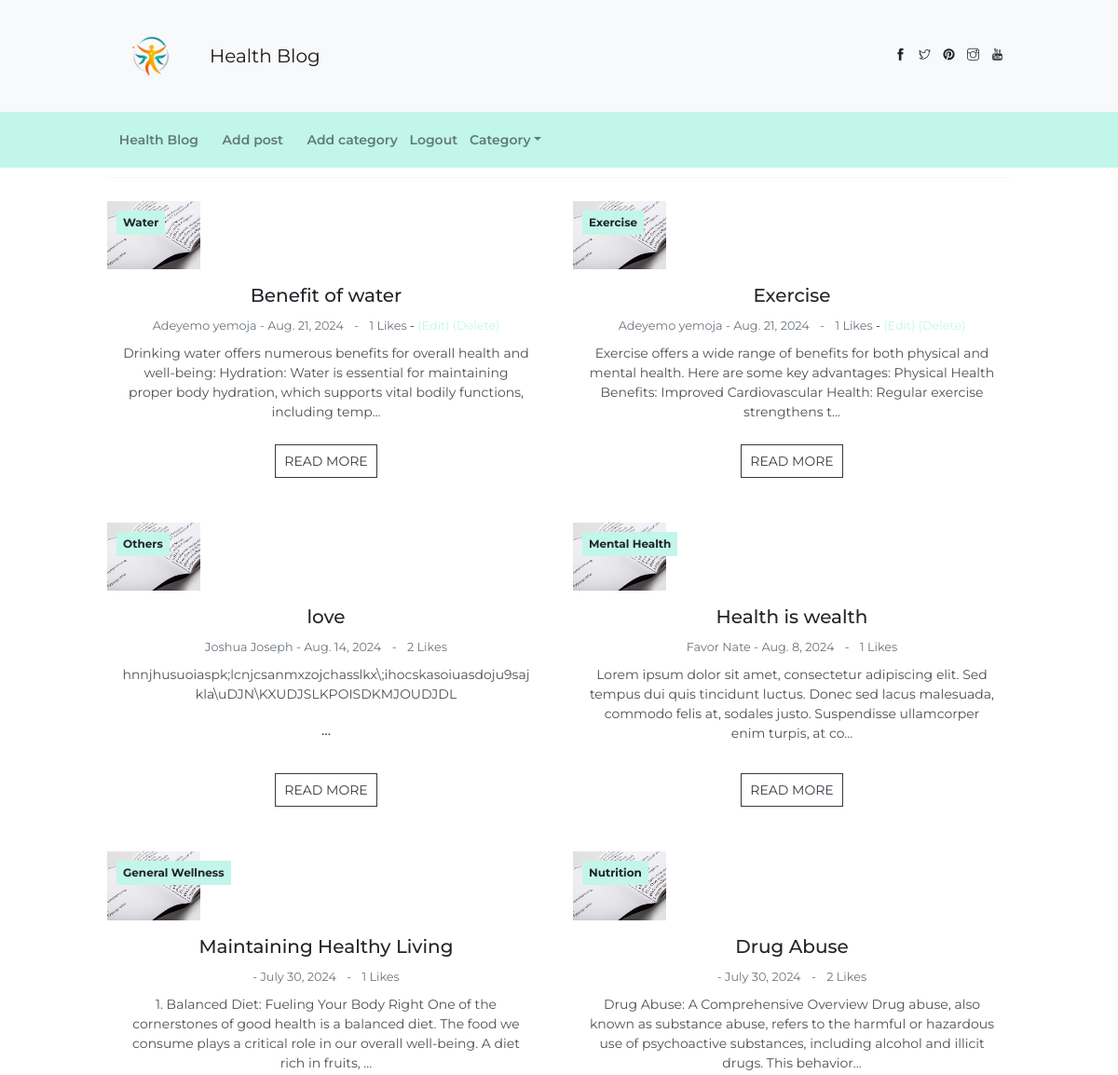
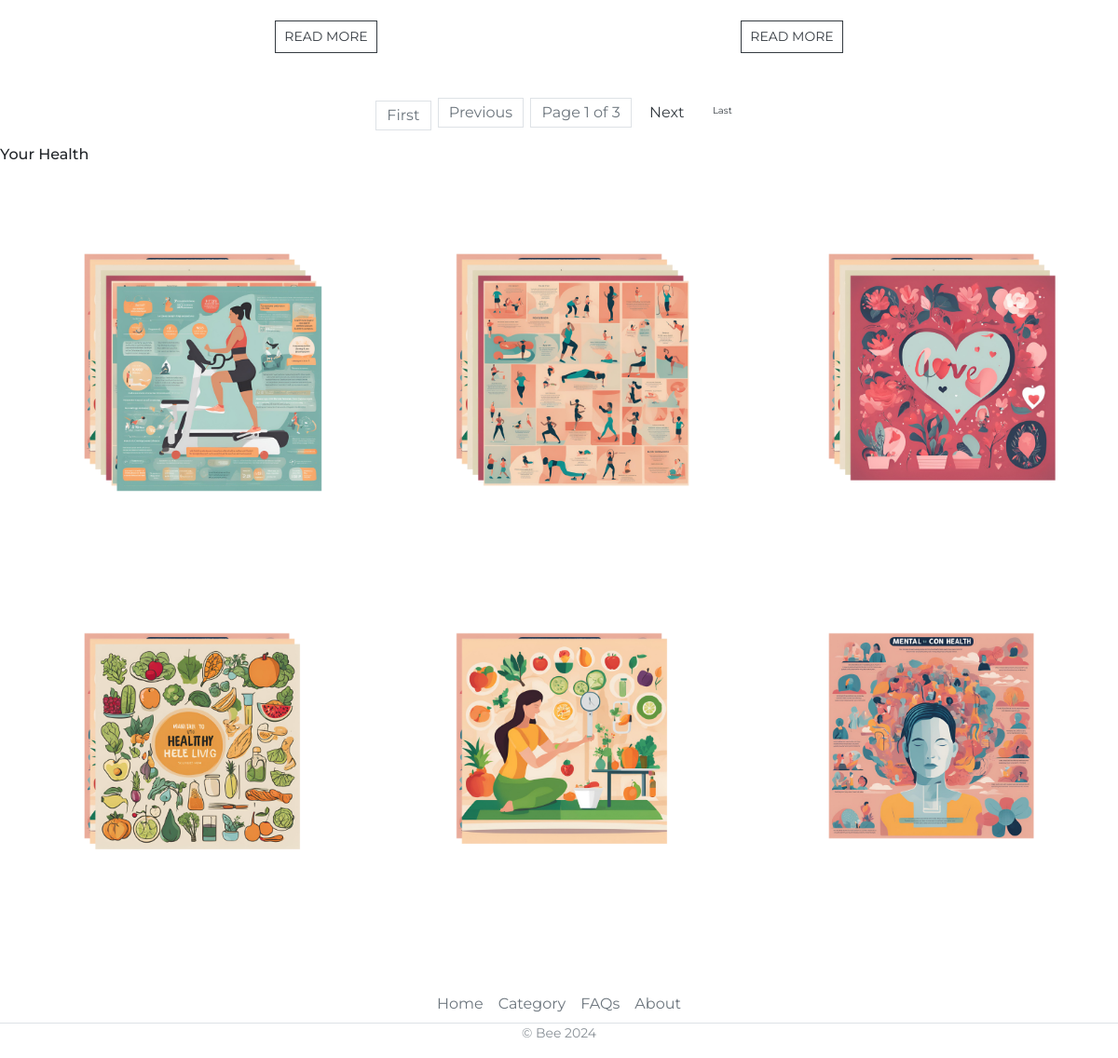
/ (signed in), run on the app's committed database (2 pictures, top to bottom).
### blog/models.py (models this page shows, shortened)
class Post(models.Model):
    title = models.CharField(max_length=100)
    title_tag = models.CharField(max_length=100)
    author = models.ForeignKey(User, on_delete=models.CASCADE)
    body = models.TextField()
    date_created = models.DateField(auto_now_add=True)
    category = models.CharField(max_length=100, default= 'Nutrition')
    likes = models.ManyToManyField(User, related_name='blog_posts')
    def total_likes(self):
        return self.likes.count()

### blog/views.py (the view)
# urls.py: path('', HomeView.as_view(), name='home'),
class HomeView(ListView):
    model = Post
    template_name = 'home.html'
    ordering = ['-date_created' ]
    paginate_by = 6
    def get_context_data(self, * args ,**kwargs):
        cat_menu = Category.objects.all()
        context = super(HomeView, self).get_context_data(* args ,**kwargs)
        context["cat_menu"] = cat_menu
        for post in context['object_list']:
            post.total_likes = post.total_likes()
        return context

### blog/models.py (called while the page is built)
    def __str__(self):
        return self.name

### templates/home.html (shortened to what this page needs)
{% extends 'base.html' %}
{% load static %}
{% block content %}
<div class="container">
    <div class="page-container">
        <div class="page-content">
            <hr>
            <div class="row">
                {% for post in object_list %}
                    <div class="col-lg-6 mb-5">
                        <div class="card text-center h-100">
                            <div class="card-header p-0">
                                <div class="blog-media position-relative">
                                    <img src="{% static 'blog/imgs/blog-2.jpg' %}" alt="" class="w-100">
                                    <a href="{% url 'category' post.category %}" class="badge badge-primary position-absolute" style="top: 10px; left: 10px;">{{ post.category }}</a>
                                </div>
                            </div>
                            <div class="card-body px-3" >
                                <h5 class="card-title mb-2">{{post.title }}</h5>
                                <small class="small text-muted">
                                    {{ post.author.first_name }} {{ post.author.last_name }} - {{ post.date_created }}
                                    <span class="px-2">-</span>
                                    <a href="#" class="text-muted">{{ post.total_likes }} Likes</a>
                                </small>
                                <small>
                                    {% if user.is_authenticated %}
                                        {% if user.id == post.author.id %}
                                            - <a href="{% url 'update_post' post.pk %}">(Edit)</a>
                                            <a href="{% url 'delete_post' post.pk %}">(Delete)</a>
                                        {% endif %}
                                    {% endif %}
                                </small>
                                <p class="my-2"> {{ post.body|slice:":200"|safe }}...</p>
                            </div>
                            <div class="card-footer p-0 text-center">
                                <a href="{% url 'article-detail' post.pk %}" class="btn btn-outline-dark btn-sm">READ MORE</a>
                            </div>
                        </div>
                    </div>
                    {% if forloop.counter|divisibleby:"2" and not forloop.last %}
                        </div><div class="row">
                    {% endif %}
                {% endfor %}
            </div>
        </div>
    </div>
</div>
                <nav aria-label="Page navigation example">
                    <ul class="pagination justify-content-center">
                        {% if page_obj.has_previous %}
                            <li class="page-item">
                                <a class="page-link" href="?page=1">First</a>
                            </li>
                            <li class="page-item">
                                <a class="page-link" href="?page={{ page_obj.previous_page_number }}">Previous</a>
                            </li>
                        {% else %}
                            <li class="page-item disabled">
                                <span class="page-link">First</span>
                            </li>
                            <li class="page-item disabled">
                                <span class="page-link">Previous</span>
                            </li>
                        {% endif %}
                        <li class="page-item disabled">
                            <span class="page-link">Page {{ page_obj.number }} of {{ page_obj.paginator.num_pages }}</span>
                        </li>
                        {% if page_obj.has_next %}
                            <li class="page-item">
                                <a class="page-link" href="?page={{ page_obj.next_page_number }}">Next</a>
                            </li>
                            <li class="page-item">
                                <a class="page-link" href="?page={{ page_obj.paginator.num_pages }}">Last</a>
                            </li>
                        {% endif %}
                    </ul>
                </nav>
            <h6 class="column-row">Your Health</h6>
            <div class="row px-3">
                <div class="col-4 p-1 figure">
                    <a href="#" class="figure-img">
                        <img src="{% static 'blog/imgs/insta-1.png' %}" alt="">
                    </a>
                </div>
                <div class="col-4 p-1 figure">
                    <a href="#" class="figure-img">
                        <img src="{% static 'blog/imgs/insta-2.png' %}" alt="" class="w-100 m-0">
                    </a>
                </div>
                <div class="col-4 p-1 figure">
                    <a href="#" class="figure-img">
                        <img src="{% static 'blog/imgs/insta-3.png' %}" alt="" class="w-100">
                    </a>
                </div>
                <div class="col-4 p-1 figure">
                    <a href="#" class="figure-img">
                        <img src="{% static 'blog/imgs/insta-4.png' %}" alt="" class="w-100 m-0">
                    </a>
                </div>
                <div class="col-4 p-1 figure">
                    <a href="#" class="figure-img">
                        <img src="{% static 'blog/imgs/insta-5.png'%}" alt="" class="w-100">
                    </a>
                </div>
                <div class="col-4 p-1 figure">
                    <a href="#" class="figure-img">
                        <img src="{% static 'blog/imgs/insta-6.png'%}" alt="" class="w-100 m-0">
                    </a>
                </div>
            </div>
</body>
{% endblock %}

### data on the page
Post: category "Water", title "Benefit of water", author.first_name "Adeyemo", author.last_name "yemoja", date_created "Aug. 21, 2024", total_likes "1", shows "(Edit)", body "Drinking water offers numerous benefits for overall health and well-being: Hydration: Water is essential for maintaining proper body hydration, which supports vital bodily functions, including temp"
Post: category "Exercise", title "Exercise", author.first_name "Adeyemo", author.last_name "yemoja", date_created "Aug. 21, 2024", total_likes "1", shows "(Edit)", body "Exercise offers a wide range of benefits for both physical and mental health. Here are some key advantages: Physical Health Benefits: Improved Cardiovascular Health: Regular exercise strengthens t"
Post: category "Others", title "love", author.first_name "Joshua", author.last_name "Joseph", date_created "Aug. 14, 2024", total_likes "2", body "hnnjhusuoiaspk;lcnjcsanmxzojchasslkx\\;ihocskasoiuasdoju9sajkla\\uDJN\\KXUDJSLKPOISDKMJOUDJDL"
Post: category "Mental Health", title "Health is wealth", author.first_name "Favor", author.last_name "Nate", date_created "Aug. 8, 2024", total_likes "1", body "Lorem ipsum dolor sit amet, consectetur adipiscing elit. Sed tempus dui quis tincidunt luctus. Donec sed lacus malesuada, commodo felis at, sodales justo. Suspendisse ullamcorper enim turpis, at co"
Post: category "General Wellness", title "Maintaining Healthy Living", date_created "July 30, 2024", total_likes "1", body "1. Balanced Diet: Fueling Your Body Right One of the cornerstones of good health is a balanced diet. The food we consume plays a critical role in our overall well-being. A diet rich in fruits,"
Post: category "Nutrition", title "Drug Abuse", date_created "July 30, 2024", total_likes "2", body "Drug Abuse: A Comprehensive Overview Drug abuse, also known as substance abuse, refers to the harmful or hazardous use of psychoactive substances, including alcohol and illicit drugs. This behavior"

### other printed values
{{ page_obj.number }} "1"
{{ page_obj.paginator.num_pages }} "3"
